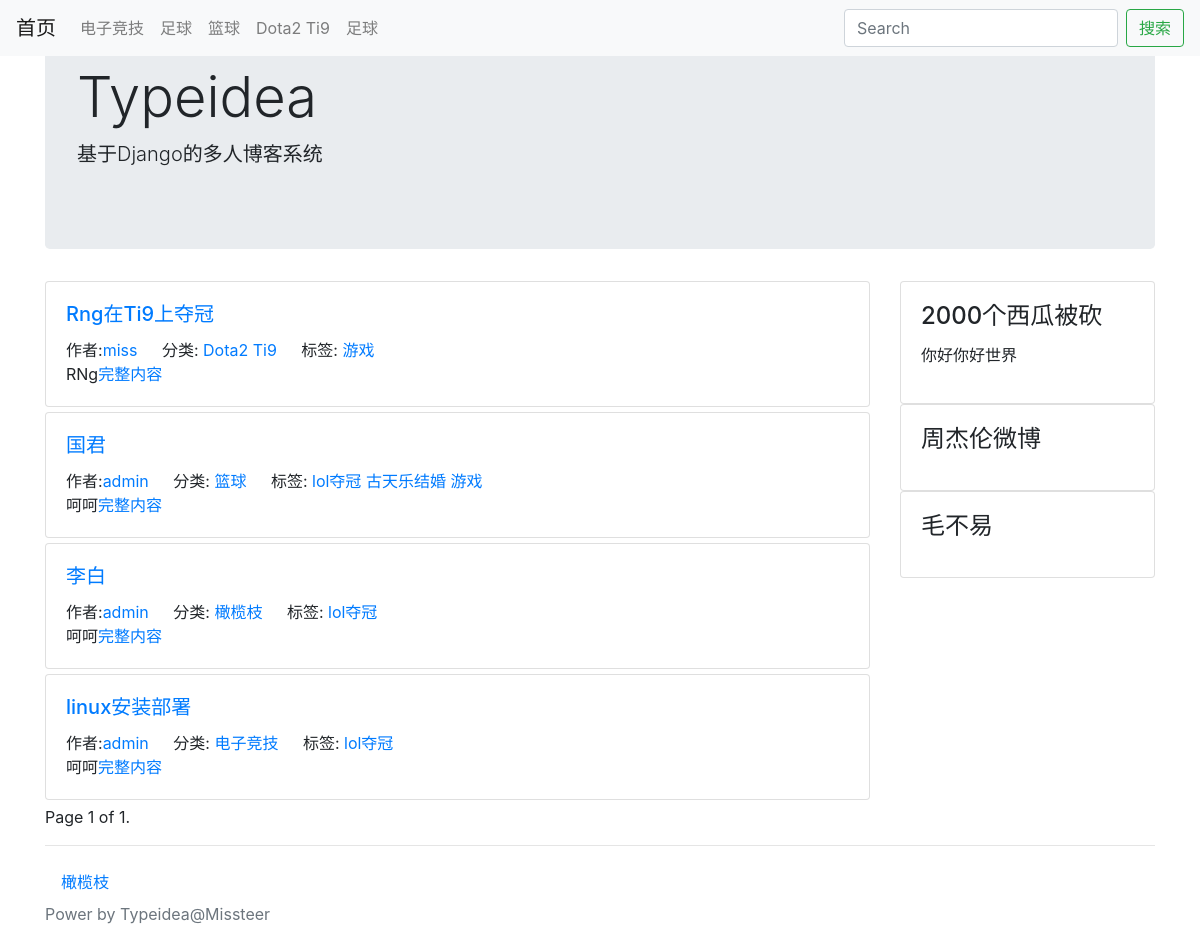
The app's page /, older data.
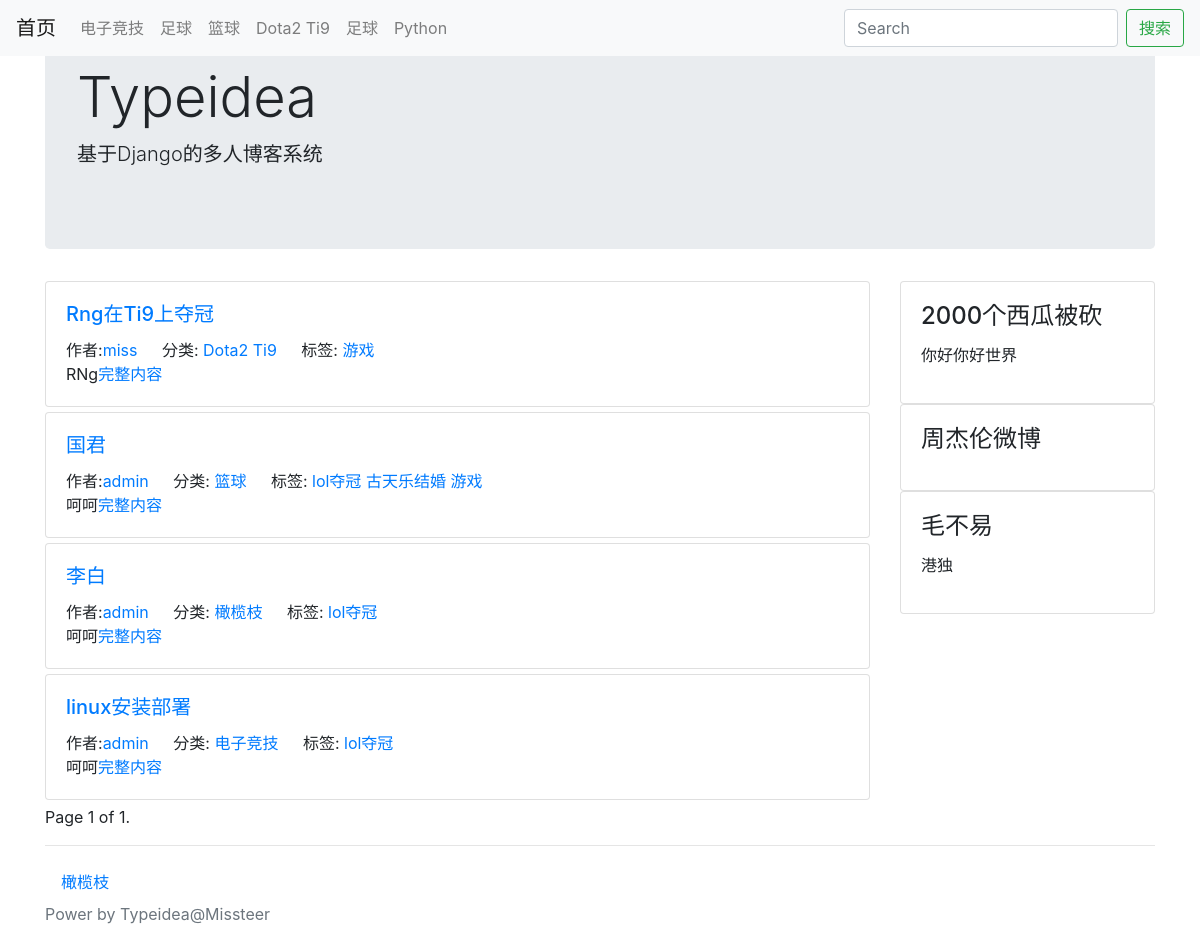
The same page, newer data.
### blog/models.py (models this page shows, shortened)
class Category(models.Model):
    STATUS_NORMAL = 1
    STATUS_DELETE = 0
    STATUS_ITEMS =(
        (STATUS_NORMAL,'正常'),
        (STATUS_DELETE,'删除'),
    )
    name = models.CharField(max_length=50,verbose_name='名称')
    status = models.PositiveIntegerField(default=STATUS_NORMAL,choices=STATUS_ITEMS,
                                         verbose_name="状态")
    is_nav = models.BooleanField(default=False,verbose_name="是否为导航")
    owner = models.ForeignKey(User,verbose_name="作者",on_delete=models.CASCADE)
    created_time = models.DateTimeField(auto_now_add=True,verbose_name="创建时间")
    class Meta:
        verbose_name = verbose_name_plural = '分类'
    @classmethod
    def get_navs(cls):
        categories = cls.objects.filter(status=cls.STATUS_NORMAL)
        nav_categories = []
        normal_categories = []
        for cate in categories:
            if cate.is_nav:
                nav_categories.append(cate)
            else:
                normal_categories.append(cate)
        return {
            'navs':nav_categories,
            'categories':normal_categories,
        }

class Post(models.Model):
    STAUTS_NORMAL = 1
    STATUS_DELETE = 0
    STATUS_DRAFT = 2
    STATUS_ITEMS = (
        (STAUTS_NORMAL,'正常'),
        (STATUS_DELETE,'删除'),
        (STATUS_DRAFT,'草稿'),
    )
    title = models.CharField(max_length=255,verbose_name="标题")
    desc = models.CharField(max_length=1024,blank=True,verbose_name="摘要")
    content = models.TextField(verbose_name="正文",help_text="正文必须是markdown格式")
    status = models.PositiveIntegerField(default=STAUTS_NORMAL,
                                         choices=STATUS_ITEMS,verbose_name="状态")
    category = models.ForeignKey(Category,verbose_name="分类",on_delete=models.CASCADE)
    tag = models.ManyToManyField(Tag,verbose_name="标签")
    owner = models.ForeignKey(User,verbose_name="作者",on_delete=models.CASCADE)
    created_time = models.DateTimeField(auto_now_add=True,verbose_name="创建时间")
    pv = models.PositiveIntegerField(default=1)
    uv = models.PositiveIntegerField(default=1)
    class Meta:
        verbose_name = verbose_name_plural = "文章"
        ordering = ['-id'] #根据id进行降序排列

class Tag(models.Model):
    STATUS_NORMAL = 1
    STATUS_DELETE = 0
    STATUS_ITEMS = (
        (STATUS_NORMAL,'正常'),
        (STATUS_DELETE,'删除')
    )
    name = models.CharField(max_length=10,verbose_name="名称")
    status = models.PositiveIntegerField(default=STATUS_NORMAL,
                                         choices=STATUS_ITEMS,verbose_name="状态")
    owner = models.ForeignKey(User,verbose_name="作者",on_delete=models.CASCADE)
    created_time = models.DateTimeField(auto_now_add=True,verbose_name="创建时间")
    class Meta:
        verbose_name = verbose_name_plural = '标签'

### config/models.py (models this page shows)
class SideBar(models.Model):
    DISPLAY_HTML = 1
    DISPLAY_LATEST = 2
    DISPLAY_HOT = 3
    DISPLAY_COMMENT = 4
    STATUS_SHOW = 1
    STATUS_HIDE = 0
    STATUS_ITEMS = (
        (STATUS_SHOW, '展示'),
        (STATUS_HIDE, '隐藏'),
    )
    SIDE_TYPE = (
        (1,'HTML'),
        (2,'最新文章'),
        (3, '最热文章'),
        (4, '最近评论'),
    )
    title = models.CharField(max_length=50,verbose_name="标题")
    display_type = models.PositiveIntegerField(default=1,choices=SIDE_TYPE,
                                               verbose_name="展示类型")
    content = models.CharField(max_length=500,blank=True,verbose_name="内容",
                               help_text="如果设置的不是html类型，可为空")
    status = models.PositiveIntegerField(default=STATUS_SHOW,choices=STATUS_ITEMS,
                                         verbose_name='状态')
    created_time = models.DateTimeField(auto_now_add=True,verbose_name="创建时间")
    class Meta:
        verbose_name = verbose_name_plural = "侧边栏"
    @classmethod
    def get_all(cls):
        return cls.objects.filter(status=cls.STATUS_SHOW)
    @property
    def content_html(self):
        from blog.models import Post #避免循环引用
        from comment .models import Comment
        result = ''
        if self.display_type == self.DISPLAY_HTML:
            result = self.content
        elif self.display_type == self.DISPLAY_LATEST:
            context ={
                'posts':Post.latest_posts()
            }
            result = render_to_string('config/blocks/sidebar_post.html',context)
        elif self.display_type == self.DISPLAY_HOT:
            context ={
                'posts':Post.hot_posts()
            }
            result = render_to_string('config/blocks/sidebar_post.html',context)
        elif self.display_type == self.DISPLAY_COMMENT:
            context = {
                'comments':Comment.objects.filter(status=Comment.STATUS_NORMAL)
            }
            result = render_to_string('config/blocks/sidebar_comments.html',context)
        return result

### blog/views.py (the view)
# urls.py: url(r'^$',IndexView.as_view(),name='index'),
class IndexView(CommonViewMixin,ListView):
    queryset = Post.latest_posts()
    paginate_by = 5
    context_object_name = 'post_list'
    template_name = 'blog/list.html'

### blog/views.py (called while the page is built)
    def get_context_data(self, **kwargs):
        context = super().get_context_data(**kwargs)
        context.update({
            'sidebars': SideBar.get_all(),
        })
        context.update(Category.get_navs())
        return context

### Typeidea/themes/bootstrap/templates/blog/list.html (shortened to what this page needs)
{% extends "./base.html" %}
{% block main %}
    {% for post in post_list %}
    <div class="card post">
        <div class="card-body">
            <h5 class="card-title"><a href="{% url 'post-detail' post.id %}">
                {{ post.title}}</a> </h5>
            <span class="card-link">作者:<a href="#">{{ post.owner.username }}</a></span>
            <span class="card-link">分类:<a href="{% url 'category-list' cate.id %}">
                {{ post.category.name }}</a></span>
            <span class="card-link">标签:
                {% for tag in post.tag.all %}
                <a href="{% url 'tag-list' tag.id %}">{{ tag.name }}</a>
                {% endfor %}
            </span>
            <p class="card-text">{{ post.desc }}<a href="{% url 'post-detail' post.id %}">完整内容</a> </p>
        </div>
    </div>
    {% endfor %}
    {% if page_obj %}
        Page {{page_obj.number }} of {{paginator.num_pages }}.
    {% endif %}
{% endblock %}

### Typeidea/themes/bootstrap/templates/blog/base.html (shortened to what this page needs)
<!DOCTYPE html>
<html lang="en">
<head>
    <link href="https://cdn.bootcss.com/bootstrap/4.0.0/css/bootstrap.css"
          rel="stylesheet">
</head>
<body>
<div class="container" head>
    <nav class="navbar  fixed-top navbar-expand-lg navbar-light bg-light">
        <a class="navbar-brand" href="#">首页</a>
          <div class="collapse navbar-collapse" id="navbarSupportedContent">
            <ul class="navbar-nav mr-auto">
                {% for cate in navs %}
              <li class="nav-item">
                  <a class="nav-link" href="{% url 'category-list' cate.id %}">{{ cate.name }}</a>
              </li>
            {% endfor %}
            </ul>
              <form class="form-inline my-2 my-lg-0" action="GET">
                  <input class="form-control mr-sm-2" type="search" placeholder="Search" aria-label="Search">
              <button class="btn btn-outline-success" type="submit">搜索</button>
              </form>
          </div>
        </nav>
        <div class="jumbotron">
            <h1 class="display-4">Typeidea</h1>
            <p class="lead">基于Django的多人博客系统</p>
        </div>
</div>
    <div class="container main">
        <div class="row">
        <div class="col-9 post-list">
            {% block main %}
            {% endblock %}
        </div>
        <div class="col-3">
            {% block sidebar %}
                {% for sidebar in sidebars %}
            <div class="card sidebar">
                <div class="card-body">
                    <h4 class="card-title">{{sidebar.title}}</h4>
                    <p>
                        {{ sidebar.content_html }}
                    </p>
                </div>
            </div>
            {% endfor %}
            {% endblock %}
        </div>
    </div>
    </div>
<footer class="footer">
    {% block footer %}
    <div class="container">
        <hr/>
        <nav class="nav category">
            {% for cate in categories %}
            <a href="{% url 'categoty-list' cate.id %}" class="nav-link">{{ cate.name }}</a>
            {% endfor %}
            </nav>
    </div>
    <div class="container power">
        <span class="text-muted">Power by Typeidea@Missteer</span>
    </div>
    {% endblock %}
</footer>
</body>
</html>

### Typeidea/themes/bootstrap/templates/blog/base.html (style rules this page uses)
.post { margin-bottom: 5px; }

Row changes from the older to the newer data that the page shows:
added Category: name "Python"
changed SideBar "毛不易": content_html (not shown) → "港独"
